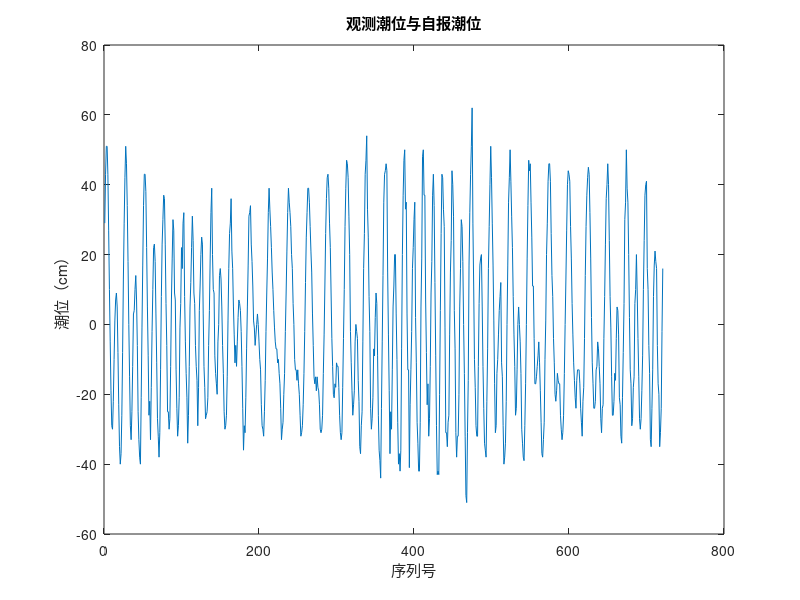

Recreate this plot in MATLAB. (Note: this script raises an error after producing the figure.)
close all;
clear;
 clc;
%% 导入潮汐数据
% 第一个数对应的时间为2003年3月3日0时，相邻数据的时间间隔为1个小时。
tide_arr = importdata('6.txt');    %此处为导入本地潮汐数据文件
 
%% 根据已知数据绘出潮流观测曲线
x1 = 1:721;              %x为观测矩阵中第一列，既数据初始编号
y1 = tide_arr(:,2);      %y为观测矩阵中第二列，既观测潮位
plot(x1,y1);
xlabel('序列号');
ylabel('潮位（cm）');
title('观测潮位与自报潮位');
hold on


%% 选取8个主要分潮O1,P1,K1,M2,K2,Q1,S2,N2
% 查表得八个主要分潮的杜德森数
% 数组中分别对应u1,u2,u3,u4,u5,u6,u0
O1_du = [1,-1,0,0,0,0,-1];
P1_du = [1,1,-2,0,0,0,-1];
K1_du = [1,1,0,0,0,0,1];
M2_du = [2,0,0,0,0,0,0];
K2_du = [2,2,0,0,0,0,0];
Q1_du = [1,-2,0,1,0,0,-1];
S2_du = [2,2,-2,0,0,0,0];
N2_du = [2,-1,0,1,0,0,0];


%% 计算时间原点
% 设置时间的起点
year = 2003;
month = 3;
day = 3;
hour = 0;

% 计算具体的时间
start_time = datetime(year, month, day, hour, 0, 0);

% 如果需要一个时间间隔，每次增加1小时
time_interval = hours(1);

% 输出时间
disp(['计算出的起始时间是: ', char(start_time)]);

% 如果要查看每一小时的时间，可以这样做：
N = 721; % 假设我们有721个数据点，每个代表一个小时
time_series = start_time + (0:N-1) * time_interval;

% 显示计算得到的时间序列的一部分
disp('前5个时间点：');
disp(time_series(1:5));

%计算出中间时刻对应的时间并输出
 
 
%% 计算基本天文元素随时间的变化速度
omega_t =(2*pi) / (24 + (50/60));         %平太阴时角，周期一个平太阴日=24小时50分钟
omega_s = (2*pi) / (27.32*24);            %月球平均经度，周期一个回归月 = 27.32个平太阳日
omega_h = (2*pi) / (365.2422*24);         %太阳平均经度，周期一个回归年 = 265.2422个平太阳日
omega_p1 = (2*pi) / (8.85*365.2422*24);   %月球近地点平均经度，周期为8.85年
omega_n = (2*pi) / (18.61*365.2422*24);   %白道升交点在黄道上经度的负值，周期为18.61年
omega_p2 = (2*pi) / (21000*365.2422*24);  %太阳近地点平均经度，周期为21000年，u6=0此项可以忽略
 
%基本天文分潮随时间变化率矩阵
basic_value_omega = [omega_t,omega_s,omega_h,omega_p1,omega_n,omega_p2]';
 
%% 分别计算八个分潮的角速率
omega_O1 = O1_du(1:6) * basic_value_omega;
omega_P1 = P1_du(1:6) * basic_value_omega;
omega_K1 = K1_du(1:6) * basic_value_omega;
omega_M2 = M2_du(1:6) * basic_value_omega;
omega_K2 = K2_du(1:6) * basic_value_omega;
omega_Q1 = Q1_du(1:6) * basic_value_omega;
omega_S2 = S2_du(1:6) * basic_value_omega;
omega_N2 = N2_du(1:6) * basic_value_omega;
% 创建八个分潮角速度向量
Omega = [omega_O1,omega_P1,omega_K1,omega_M2,omega_K2,omega_Q1,omega_S2,omega_N2];
 
fprintf('O1分潮的角速率：%frad/h\n',omega_O1);
fprintf('P1分潮的角速率：%frad/h\n',omega_P1);
fprintf('K1分潮的角速率：%frad/h\n',omega_K1);
fprintf('M2分潮的角速率：%frad/h\n',omega_M2);
fprintf('K2分潮的角速率：%frad/h\n',omega_K2);
fprintf('Q1分潮的角速率：%frad/h\n',omega_Q1);
fprintf('S2分潮的角速率：%frad/h\n',omega_S2);
fprintf('N2分潮的角速率：%frad/h\n',omega_N2);
 

 
% 计算天文元素（以弧度制计算）
Y = 2003; M = 3; D = 3; t = 0;
n_base = D + 58; % 重新命名变量
i = fix((Y - 1900) / 4);
deg2rad = pi / 180; % 角度转弧度的常数

% 月球平均经度s
s = deg2rad * (277.02 + 129.3848 * (Y - 1900) + 13.1764 * (n_base + i + t / 24));

% 太阳平均经度h
h = deg2rad * (280.19 + 0.2387 * (Y - 1900) + 0.9857 * (n_base + i + t / 24));

% 月球近地点平均经度p1
p1 = deg2rad * (334.39 + 40.6625 * (Y - 1900) + 0.1114 * (n_base + i + t / 24));

% 白道升交点在黄道上经度的负值n_astro
n_astro = deg2rad * (100.84 + 19.3282 * (Y - 1900) + 0.0530 * (n_base + i + t / 24));

% 太阳近地点平均经度p2
p2 = deg2rad * (281.22 + 0.0172 * (Y - 1900) + 0.00005 * (n_base + i + t / 24));

% 平太阴时tau
tau = deg2rad * 15 * t - s + h;

% 输出天文元素
fprintf('平太阴时角τ:%f\n月球平均经度s:%f\n太阳平均经度h:%f\n月球近地点平均经度p1:%f\n白道升交点在黄道上经度的负值n:%f\n太阳近地点平均经度p2:%f\n', tau, s, h, p1, n_astro, p2);

% 基本天文元素矩阵
basic_value = [tau, s, h, p1, n_astro, p2, pi/2]';

% 调整到[0, 2*pi]
basic_value = mod(basic_value, 2*pi); % 使用mod简化代码
















%% 计算各分潮的初始位相
% 每个分潮的初始位相 v0 = sum(u_i * 基本天文元素)
O1_v0 = mod(O1_du * basic_value, 2 * pi);
P1_v0 = mod(P1_du * basic_value, 2 * pi);
K1_v0 = mod(K1_du * basic_value, 2 * pi);
M2_v0 = mod(M2_du * basic_value, 2 * pi);
K2_v0 = mod(K2_du * basic_value, 2 * pi);
Q1_v0 = mod(Q1_du * basic_value, 2 * pi);
S2_v0 = mod(S2_du * basic_value, 2 * pi);
N2_v0 = mod(N2_du * basic_value, 2 * pi);


fprintf('O1 分潮初始位相: %.6f rad\n', O1_v0);
fprintf('P1 分潮初始位相: %.6f rad\n', P1_v0);
fprintf('K1 分潮初始位相: %.6f rad\n', K1_v0);
fprintf('M2 分潮初始位相: %.6f rad\n', M2_v0);
fprintf('K2 分潮初始位相: %.6f rad\n', K2_v0);
fprintf('Q1 分潮初始位相: %.6f rad\n', Q1_v0);
fprintf('S2 分潮初始位相: %.6f rad\n', S2_v0);
fprintf('N2 分潮初始位相: %.6f rad\n', N2_v0);

% 汇总所有分潮的角速率和初始位相
Omega = [omega_O1, omega_P1, omega_K1, omega_M2, omega_K2, omega_Q1, omega_S2, omega_N2];
v0 = [O1_v0, P1_v0, K1_v0, M2_v0, K2_v0, Q1_v0, S2_v0, N2_v0];


% 计算焦点因子和焦点订正角
% K1分潮的焦点因子和焦点订正角（直接计算）
a = [p1, n_astro, p2, pi/2]';
K1_fcosu = 0.0002*cos([-2,-1,0,0]*a) + 0.0001*cos([0,-2,0,0]*a) + ...
            0.0198*cos([0,-1,0,-2]*a) + 1*cos([0,0,0,0]*a) + ...
            0.1356*cos([0,1,0,0]*a) + 0.0029*cos([0,2,0,-2]*a);
K1_fsinu = 0.0002*sin([-2,-1,0,0]*a) + 0.0001*sin([0,-2,0,0]*a) + ...
            0.0198*sin([0,-1,0,-2]*a) + 1*sin([0,0,0,0]*a) + ...
            0.1356*sin([0,1,0,0]*a) + 0.0029*sin([0,2,0,-2]*a);

f_K1 = sqrt(K1_fcosu^2 + K1_fsinu^2);
u_K1 = atan(K1_fsinu / K1_fcosu);

% 打印K1的结果
fprintf('K1分潮的交点因子: %.4f\n', f_K1);
fprintf('K1分潮的交点订正角: %.4f\n', u_K1);

% 其他分潮使用自定义函数计算

% O1分潮
p_O1 = [-0.0058, 0.1885, 1, 0.0002, -0.0064, -0.0010];
delta_u_01 = [0,-2,0,0; 0,-1,0,0; 0,0,0,0; 2,-1,0,0; 2,0,0,0; 2,1,0,0];
[f_O1, u_O1] = f_and_u_calculator(p_O1, delta_u_01);
fprintf('O1分潮的交点因子: %.4f\n', f_O1);
fprintf('O1分潮的交点订正角: %.4f\n', u_O1);

% P1分潮
p_P1 = [0.0008, -0.0112, 1, -0.0015, -0.0003];
delta_u_P1 = [0,-2,0,0; 0,-1,0,0; 0,0,0,0; 2,0,0,0; 2,1,0,0];
[f_P1, u_P1] = f_and_u_calculator(p_P1, delta_u_P1);
fprintf('P1分潮的交点因子: %.4f\n', f_P1);
fprintf('P1分潮的交点订正角: %.4f\n', u_P1);

% M2分潮
p_M2 = [0.0005, -0.0373, 1, 0.0006, 0.0002];
delta_u_M2 = [0,-2,0,0; 0,-1,0,0; 0,0,0,0; 2,0,0,0; 2,1,0,0];
[f_M2, u_M2] = f_and_u_calculator(p_M2, delta_u_M2);
fprintf('M2分潮的交点因子: %.4f\n', f_M2);
fprintf('M2分潮的交点订正角: %.4f\n', u_M2);

% K2分潮
p_K2 = [-0.0128, 1, 0.2980, 0.0324];
delta_u_K2 = [0,-1,0,0; 0,0,0,0; 0,1,0,0; 0,2,0,0];
[f_K2, u_K2] = f_and_u_calculator(p_K2, delta_u_K2);
fprintf('K2分潮的交点因子: %.4f\n', f_K2);
fprintf('K2分潮的交点订正角: %.4f\n', u_K2);

% Q1分潮（与O1相同）
[f_Q1, u_Q1] = f_and_u_calculator(p_O1, delta_u_01);
fprintf('Q1分潮的交点因子: %.4f\n', f_Q1);
fprintf('Q1分潮的交点订正角: %.4f\n', u_Q1);

% S2分潮
f_S2 = 1;
u_S2 = 0;
fprintf('S2分潮的交点因子: %.4f\n', f_S2);
fprintf('S2分潮的交点订正角: %.4f\n', u_S2);

% N2分潮（与M2相同）
[f_N2, u_N2] = f_and_u_calculator(p_M2, delta_u_M2);
fprintf('N2分潮的交点因子: %.4f\n', f_N2);
fprintf('N2分潮的交点订正角: %.4f\n', u_N2);


%% 生成法方程的系数矩阵 A
N = length(y1); % 数据长度
A = zeros(N, 16); % 系数矩阵

for i = 1:8
    A(:, 2*i-1) = cos(Omega(i) * (1:N)' + v0(i)); % 奇数列存储cos项
    A(:, 2*i) = sin(Omega(i) * (1:N)' + v0(i));  % 偶数列存储sin项
end

%% 生成法方程的右侧向量 B
B = y1;

%% 计算法方程的矩阵 F1' 和 F2'
F1_prime = A' * A; % 法方程的左侧矩阵 F1'
F2_prime = A' * B; % 法方程的右侧向量 F2'

%% 求解法方程，得到各分潮的解 x 和模拟潮位 y
X = F1_prime \ F2_prime; % 最小二乘解
y_reported = A * X;      % 模拟潮位

%% 打印结果
fprintf('法方程的系数矩阵 A:\n');
disp(A);  % 显示系数矩阵 A

fprintf('法方程的右侧向量 B:\n');
disp(B);  % 显示右侧向量 B（观测潮位数据）
fprintf('法方程的左侧矩阵 F1'' :\n');  % 使用两个单引号来转义
disp(F1_prime);  % 显示法方程的左侧矩阵 F1'

fprintf('法方程的右侧向量 F2'' :\n');  % 使用两个单引号来转义
disp(F2_prime);  % 显示法方程的右侧向量 F2

fprintf('法方程的解 X:\n');
disp(X);  % 显示法方程的解 X（调和常数）

fprintf('模拟潮位 y:\n');
disp(y_reported);  % 显示模拟潮位 y


%% 提取调和常数
h = sqrt(X(1:2:end).^2 + X(2:2:end).^2); % 调和常数幅值
g = atan2(X(2:2:end), X(1:2:end)); % 调和常数相位

% 分潮名称
tides = {'O1', 'P1', 'K1', 'M2', 'S2', 'N2', 'K2', 'Q1'};

% 输出每个分潮的调和常数
for i = 1:length(tides)
    fprintf('%s 分潮的调和常数幅值 h: %.4f cm, 相位 g: %.4f rad\n', tides{i}, h(i), g(i));
end

%% 绘制自报潮位对比图
figure;
plot(x1, y1, 'b', 'DisplayName', '观测潮位');
hold on;
plot(x1, y_reported, 'r--', 'DisplayName', '自报潮位');
xlabel('时间序列');
ylabel('潮位 (cm)');
title('观测潮位与自报潮位对比');
legend;

%% 潮位预报
N_pred = 24 * 31; % 31天的每小时数据
A_pred = zeros(N_pred, 16);

for i = 1:8
    A_pred(:, 2*i-1) = cos(Omega(i) * (1:N_pred)' + v0(i));
    A_pred(:, 2*i) = sin(Omega(i) * (1:N_pred)' + v0(i));
end

% 计算预报潮位
y_pred = A_pred * X;

%% 绘制预报潮位图
figure;
plot(1:N_pred, y_pred, 'g', 'DisplayName', '预报潮位');
xlabel('时间序列');
ylabel('潮位 (cm)');
title('2003年5月1日至6月1日的潮位预报');
legend;










function [f, u] = f_and_u_calculator(p, delta_u)
    % 计算焦点因子f和焦点订正角u
    % 输入:
    % p - 分潮的引潮力系数比 [p1, n, p2, pi/2]
    % delta_u - 次要分潮与主要分潮的差值矩阵 Δμ
    % 输出:
    % f - 焦点因子
    % u - 焦点订正角
    
    % 计算焦点因子部分
    f_cos = 0;
    f_sin = 0;
    
    for i = 1:size(delta_u, 1)
        % 计算f_cos和f_sin
        f_cos = f_cos + cos(delta_u(i, 1)*p(1) + delta_u(i, 2)*p(2) + delta_u(i, 3)*p(3) + delta_u(i, 4)*p(4));
        f_sin = f_sin + sin(delta_u(i, 1)*p(1) + delta_u(i, 2)*p(2) + delta_u(i, 3)*p(3) + delta_u(i, 4)*p(4));
    end
    
    % 焦点因子的平方和
    f = sqrt(f_cos^2 + f_sin^2);
    
    % 计算焦点订正角
    u = atan(f_sin / f_cos);
end

